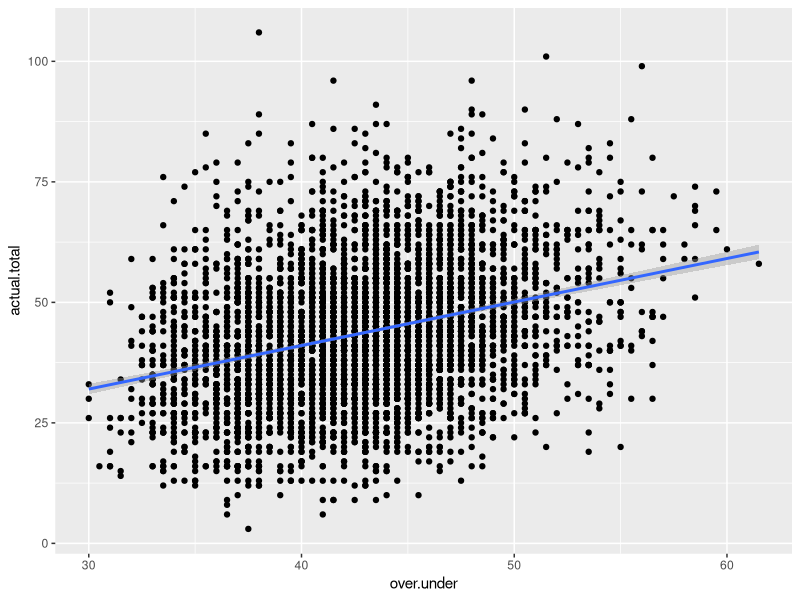

Source code (R):
library(lubridate)
library(dplyr)
library(ggplot2)

nfl <- read.csv("NFL_Lines_09-19.csv")
vegas <- read.csv("VegasLines2000-2017.csv")

# test code added



nfl %>% filter(season==2017, type=="Week 1", home.team=="NE")
vegas %>% filter(season==2017, type=="Week 1", home.team=="New England")

vegas <- vegas %>% mutate(actual.total = home.score + away.score)
vegas <- vegas %>% mutate(date2 = as.Date(date))
vegas <- vegas %>% mutate(residual = actual.total - over.under)
vegas <- vegas %>% mutate(over = over.under>actual.total)
vegas <- vegas %>% mutate(over_or_tie = over.under>=actual.total)
vegas <- vegas %>% mutate(under = over.under<actual.total)

vegas <- vegas %>% mutate(high.over.under = (over.under>=43))


library(ggplot2)

vegas %>% ggplot(aes(over.under, actual.total))+geom_point()+
  geom_smooth(method="lm")

## making predictions

season_for_ratings <- 2017
vegas_season <- vegas  %>% filter(season == season_for_ratings)
vegas_season <- vegas_season %>% 
  dplyr::select(date, type, home.team, away.team, home.score, away.score)


vegas_season_home <- vegas_season
vegas_season_away <- vegas_season

vegas_season_home <- vegas_season_home %>% rename(team = home.team, opp=away.team,
                             score=home.score, opp.score = away.score) %>%
  mutate(home =1)

vegas_season_away <- vegas_season_away %>% 
  rename(team = away.team, opp=home.team,
       score=away.score, opp.score = home.score) %>%
  mutate(home =0)

vegas_season_away <- vegas_season_away[,colnames(vegas_season_home)]

vegas_season <- rbind(vegas_season_home, vegas_season_away)

m.off <- lm(score ~ team + opp, data=vegas_season)
summary(m.off)



library(lme4)

m.regressed <- lmer(score ~ (1|team) + (1|opp), data=vegas_season)
summary(m.regressed)
coef(m.regressed)
